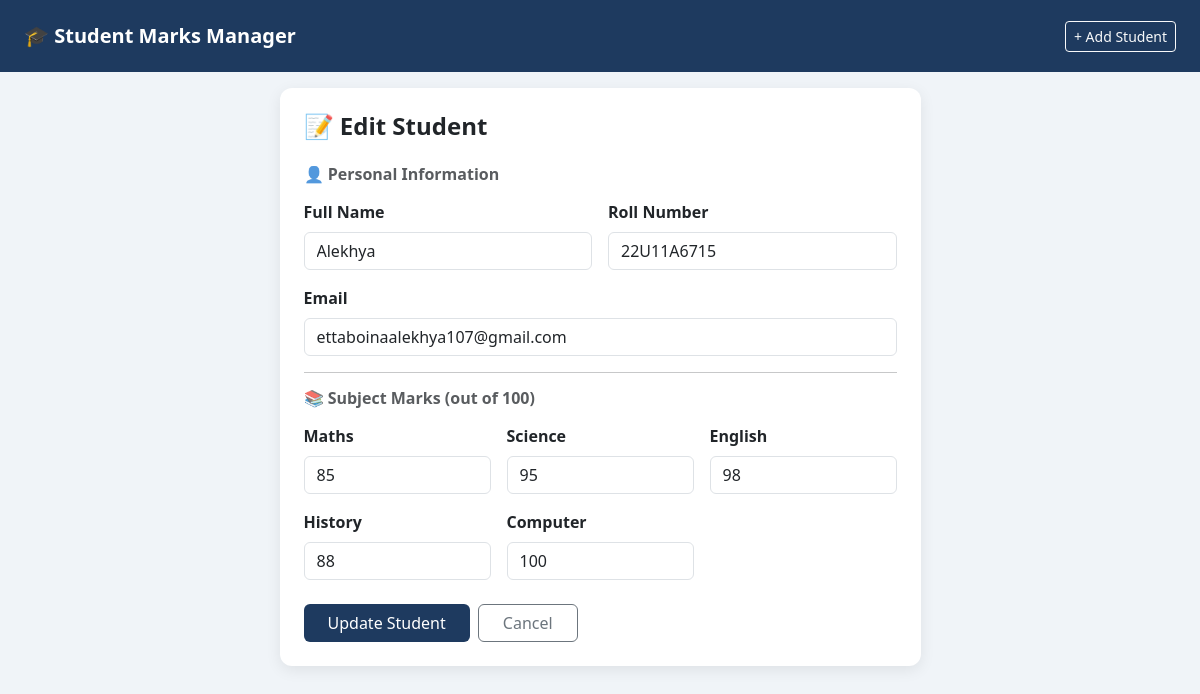
/marks/2/edit/, run on the app's committed database.
### marks/models.py (models this page shows, shortened)
class Student(models.Model):
    GRADE_CHOICES = [
        ('A+', 'A+'), ('A', 'A'), ('B+', 'B+'),
        ('B', 'B'),   ('C', 'C'), ('F', 'Fail'),
    ]
    name      = models.CharField(max_length=100)
    roll_no   = models.CharField(max_length=20, unique=True)
    email     = models.EmailField(unique=True)
    maths     = models.IntegerField(default=0)
    science   = models.IntegerField(default=0)
    english   = models.IntegerField(default=0)
    history   = models.IntegerField(default=0)
    computer  = models.IntegerField(default=0)
    created_at = models.DateTimeField(auto_now_add=True)
    class Meta:
        ordering = ['roll_no']

### marks/views.py (the view)
# urls.py: path('<int:pk>/edit/',      views.student_edit,   name='student_edit'),
def student_edit(request, pk):
    student = get_object_or_404(Student, pk=pk)
    if request.method == 'POST':
        form = StudentForm(request.POST, instance=student)
        if form.is_valid():
            form.save()
            messages.success(request, f'✅ Student "{student.name}" updated successfully!')
            return redirect('marks:student_list')
        else:
            messages.error(request, '❌ Please fix the errors below.')
    else:
        form = StudentForm(instance=student)
    return render(request, 'marks/student_form.html', {
        'form': form,
        'title': 'Edit Student',
        'button': 'Update Student',
        'student': student
    })

### marks/templates/marks/student_form.html (shortened to what this page needs)
{% extends 'marks/base.html' %}
{% block content %}
<div class="row justify-content-center">
    <div class="col-md-7">
        <div class="card p-4">
            <h4 class="fw-bold mb-4">📝 {{ title }}</h4>
            <form method="POST">
                <h6 class="text-muted fw-semibold mb-3">👤 Personal Information</h6>
                <div class="row g-3 mb-3">
                    <div class="col-md-6">
                        <label class="form-label fw-semibold">Full Name</label>
                        {{ form.name }}
                    </div>
                    <div class="col-md-6">
                        <label class="form-label fw-semibold">Roll Number</label>
                        {{ form.roll_no }}
                    </div>
                    <div class="col-12">
                        <label class="form-label fw-semibold">Email</label>
                        {{ form.email }}
                    </div>
                </div>
                <hr>
                <h6 class="text-muted fw-semibold mb-3">📚 Subject Marks (out of 100)</h6>
                <div class="row g-3 mb-4">
                    <div class="col-md-4">
                        <label class="form-label fw-semibold">Maths</label>
                        {{ form.maths }}
                    </div>
                    <div class="col-md-4">
                        <label class="form-label fw-semibold">Science</label>
                        {{ form.science }}
                    </div>
                    <div class="col-md-4">
                        <label class="form-label fw-semibold">English</label>
                        {{ form.english }}
                    </div>
                    <div class="col-md-4">
                        <label class="form-label fw-semibold">History</label>
                        {{ form.history }}
                    </div>
                    <div class="col-md-4">
                        <label class="form-label fw-semibold">Computer</label>
                        {{ form.computer }}
                    </div>
                </div>
                <div class="d-flex gap-2">
                    <button type="submit" class="btn btn-add px-4">{{ button }}</button>
                    <a href="{% url 'marks:student_list' %}" class="btn btn-outline-secondary px-4">Cancel</a>
                </div>
            </form>
        </div>
    </div>
</div>
{% endblock %}

### marks/templates/marks/base.html (style rules this page uses)
body { background-color: #f0f4f8; }
.card { border: none; border-radius: 12px; box-shadow: 0 4px 15px rgba(0,0,0,0.08); }
.btn-add { background-color: #1e3a5f; color: white; border: none; }

### data on the page
Student: name "Alekhya", roll_no "22U11A6715", email "ettaboinaalekhya107@gmail.com", maths "85", science "95", english "98", history "88", computer "100"

### other printed values
{{ title }} "Edit Student"
{{ button }} "Update Student"
